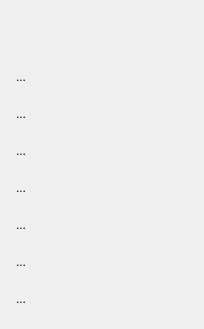
<?xml version="1.0" encoding="UTF-8"?>
<ui version="4.0">
 <class>DisplayOption</class>
 <widget class="QDockWidget" name="DisplayOption">
  <property name="geometry">
   <rect>
    <x>0</x>
    <y>0</y>
    <width>204</width>
    <height>329</height>
   </rect>
  </property>
  <property name="windowTitle">
   <string comment="Window title of display options like .">Display</string>
  </property>
  <widget class="QWidget" name="innerWidget">
   <layout class="QVBoxLayout" name="verticalLayout">
    <item>
     <widget class="QToolButton" name="mirrorButton">
      <property name="toolTip">
       <string>Horizontal flip</string>
      </property>
      <property name="text">
       <string notr="true"/>
      </property>
      <property name="icon">
       <iconset resource="../data/app.qrc">
        <normaloff>:/app/icons/mirror.png</normaloff>:/app/icons/mirror.png</iconset>
      </property>
      <property name="iconSize">
       <size>
        <width>24</width>
        <height>24</height>
       </size>
      </property>
      <property name="checkable">
       <bool>true</bool>
      </property>
      <property name="popupMode">
       <enum>QToolButton::DelayedPopup</enum>
      </property>
      <property name="toolButtonStyle">
       <enum>Qt::ToolButtonIconOnly</enum>
      </property>
      <property name="autoRaise">
       <bool>true</bool>
      </property>
     </widget>
    </item>
    <item>
     <widget class="QToolButton" name="mirrorVButton">
      <property name="toolTip">
       <string>Vertical flip</string>
      </property>
      <property name="text">
       <string>...</string>
      </property>
      <property name="icon">
       <iconset resource="../data/app.qrc">
        <normaloff>:/app/icons/mirrorV.png</normaloff>:/app/icons/mirrorV.png</iconset>
      </property>
      <property name="iconSize">
       <size>
        <width>24</width>
        <height>24</height>
       </size>
      </property>
      <property name="checkable">
       <bool>true</bool>
      </property>
      <property name="autoRaise">
       <bool>true</bool>
      </property>
     </widget>
    </item>
    <item>
     <widget class="QToolButton" name="thinLinesButton">
      <property name="mouseTracking">
       <bool>false</bool>
      </property>
      <property name="acceptDrops">
       <bool>true</bool>
      </property>
      <property name="toolTip">
       <string>Show invisible lines</string>
      </property>
      <property name="text">
       <string>...</string>
      </property>
      <property name="icon">
       <iconset resource="../data/app.qrc">
        <normaloff>:/app/icons/thinlines5.png</normaloff>:/app/icons/thinlines5.png</iconset>
      </property>
      <property name="iconSize">
       <size>
        <width>24</width>
        <height>24</height>
       </size>
      </property>
      <property name="checkable">
       <bool>true</bool>
      </property>
      <property name="autoRaise">
       <bool>true</bool>
      </property>
     </widget>
    </item>
    <item>
     <widget class="QToolButton" name="outLinesButton">
      <property name="toolTip">
       <string>Show outlines only</string>
      </property>
      <property name="text">
       <string>...</string>
      </property>
      <property name="icon">
       <iconset resource="../data/app.qrc">
        <normaloff>:/app/icons/outlines5.png</normaloff>:/app/icons/outlines5.png</iconset>
      </property>
      <property name="iconSize">
       <size>
        <width>24</width>
        <height>24</height>
       </size>
      </property>
      <property name="checkable">
       <bool>true</bool>
      </property>
      <property name="autoRaise">
       <bool>true</bool>
      </property>
     </widget>
    </item>
    <item>
     <widget class="QToolButton" name="overlayCenterButton">
      <property name="toolTip">
       <string>Overlay shows field center</string>
      </property>
      <property name="text">
       <string>...</string>
      </property>
      <property name="icon">
       <iconset resource="../data/app.qrc">
        <normaloff>:/icons/overlay_center.png</normaloff>:/icons/overlay_center.png</iconset>
      </property>
      <property name="iconSize">
       <size>
        <width>24</width>
        <height>24</height>
       </size>
      </property>
      <property name="checkable">
       <bool>true</bool>
      </property>
      <property name="autoRaise">
       <bool>true</bool>
      </property>
     </widget>
    </item>
    <item>
     <widget class="QToolButton" name="overlayThirdsButton">
      <property name="toolTip">
       <string>Overlay shows field in thirds</string>
      </property>
      <property name="text">
       <string>...</string>
      </property>
      <property name="icon">
       <iconset resource="../data/app.qrc">
        <normaloff>:/icons/overlay_third.png</normaloff>:/icons/overlay_third.png</iconset>
      </property>
      <property name="iconSize">
       <size>
        <width>24</width>
        <height>24</height>
       </size>
      </property>
      <property name="checkable">
       <bool>true</bool>
      </property>
      <property name="autoRaise">
       <bool>true</bool>
      </property>
     </widget>
    </item>
    <item>
     <widget class="QToolButton" name="overlayGoldenRatioButton">
      <property name="toolTip">
       <string>Overlay shows field in Golden Ratio</string>
      </property>
      <property name="text">
       <string>...</string>
      </property>
      <property name="icon">
       <iconset resource="../data/app.qrc">
        <normaloff>:/icons/overlay_godenratio.png</normaloff>:/icons/overlay_godenratio.png</iconset>
      </property>
      <property name="iconSize">
       <size>
        <width>24</width>
        <height>24</height>
       </size>
      </property>
      <property name="checkable">
       <bool>true</bool>
      </property>
      <property name="autoRaise">
       <bool>true</bool>
      </property>
     </widget>
    </item>
    <item>
     <widget class="QToolButton" name="overlaySafeAreaButton">
      <property name="toolTip">
       <string>Overlay shows field safe areas</string>
      </property>
      <property name="text">
       <string>...</string>
      </property>
      <property name="icon">
       <iconset resource="../data/app.qrc">
        <normaloff>:/icons/overlay_safe.png</normaloff>:/icons/overlay_safe.png</iconset>
      </property>
      <property name="iconSize">
       <size>
        <width>24</width>
        <height>24</height>
       </size>
      </property>
      <property name="checkable">
       <bool>true</bool>
      </property>
      <property name="autoRaise">
       <bool>true</bool>
      </property>
     </widget>
    </item>
   </layout>
  </widget>
 </widget>
 <tabstops>
  <tabstop>mirrorButton</tabstop>
  <tabstop>mirrorVButton</tabstop>
  <tabstop>thinLinesButton</tabstop>
  <tabstop>outLinesButton</tabstop>
  <tabstop>overlayCenterButton</tabstop>
  <tabstop>overlayThirdsButton</tabstop>
  <tabstop>overlayGoldenRatioButton</tabstop>
  <tabstop>overlaySafeAreaButton</tabstop>
 </tabstops>
 <resources>
  <include location="../data/app.qrc"/>
 </resources>
 <connections/>
 <slots>
  <slot>onionPrevButtonClicked(bool)</slot>
  <slot>onionNextButtonClicked(bool)</slot>
  <slot>onionBlueButtonClicked(bool)</slot>
  <slot>onionRedButtonClicked(bool)</slot>
  <slot>toggleMirror(bool)</slot>
  <slot>toggleMirrorV(bool)</slot>
 </slots>
</ui>
